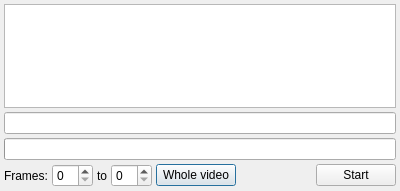
<?xml version="1.0" encoding="UTF-8"?>
<ui version="4.0">
 <class>ScriptBenchmarkDialog</class>
 <widget class="QDialog" name="ScriptBenchmarkDialog">
  <property name="geometry">
   <rect>
    <x>0</x>
    <y>0</y>
    <width>400</width>
    <height>191</height>
   </rect>
  </property>
  <property name="windowTitle">
   <string>Script benchmark</string>
  </property>
  <layout class="QVBoxLayout" name="verticalLayout">
   <property name="spacing">
    <number>4</number>
   </property>
   <property name="leftMargin">
    <number>4</number>
   </property>
   <property name="topMargin">
    <number>4</number>
   </property>
   <property name="rightMargin">
    <number>4</number>
   </property>
   <property name="bottomMargin">
    <number>4</number>
   </property>
   <item>
    <widget class="QPlainTextEdit" name="feedbackTextEdit">
     <property name="readOnly">
      <bool>true</bool>
     </property>
     <property name="textInteractionFlags">
      <set>Qt::LinksAccessibleByMouse|Qt::TextSelectableByKeyboard|Qt::TextSelectableByMouse</set>
     </property>
    </widget>
   </item>
   <item>
    <widget class="QLineEdit" name="metricsEdit">
     <property name="readOnly">
      <bool>true</bool>
     </property>
    </widget>
   </item>
   <item>
    <widget class="QProgressBar" name="processingProgressBar">
     <property name="alignment">
      <set>Qt::AlignCenter</set>
     </property>
     <property name="format">
      <string>%v / %m</string>
     </property>
    </widget>
   </item>
   <item>
    <layout class="QHBoxLayout" name="horizontalLayout">
     <property name="spacing">
      <number>4</number>
     </property>
     <item>
      <widget class="QLabel" name="framesLabel">
       <property name="text">
        <string>Frames:</string>
       </property>
      </widget>
     </item>
     <item>
      <widget class="QSpinBox" name="fromFrameSpinBox"/>
     </item>
     <item>
      <widget class="QLabel" name="toLabel">
       <property name="text">
        <string>to</string>
       </property>
      </widget>
     </item>
     <item>
      <widget class="QSpinBox" name="toFrameSpinBox"/>
     </item>
     <item>
      <widget class="QPushButton" name="wholeVideoButton">
       <property name="text">
        <string>Whole video</string>
       </property>
      </widget>
     </item>
     <item>
      <spacer name="horizontalSpacer">
       <property name="orientation">
        <enum>Qt::Horizontal</enum>
       </property>
       <property name="sizeHint" stdset="0">
        <size>
         <width>13</width>
         <height>20</height>
        </size>
       </property>
      </spacer>
     </item>
     <item>
      <widget class="QPushButton" name="startStopBenchmarkButton">
       <property name="text">
        <string>Start</string>
       </property>
      </widget>
     </item>
    </layout>
   </item>
  </layout>
 </widget>
 <resources/>
 <connections/>
</ui>
